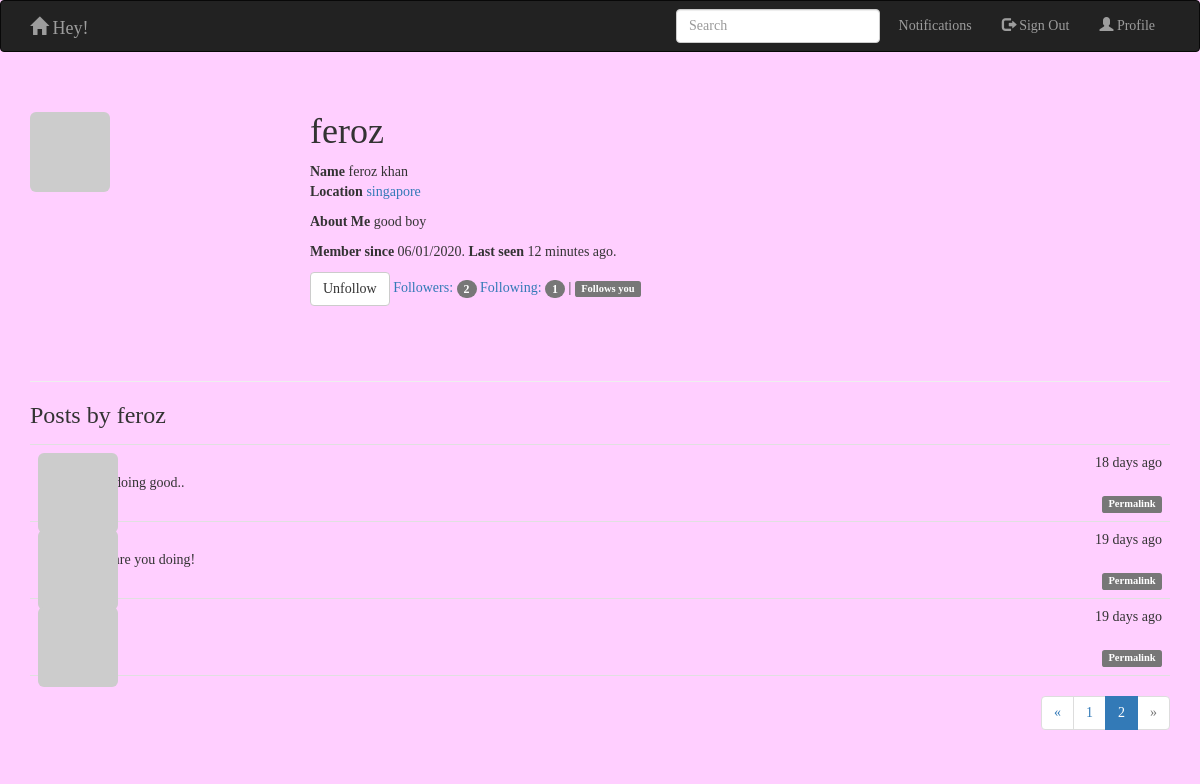
Screenshot of /user/feroz?page=2 (signed in) with the database file from the repository.
### app/models.py (models this page shows, shortened)
class User(UserMixin,db.Model):
    __tablename__ = 'users'
    id = db.Column(db.Integer, primary_key=True)
    email = db.Column(db.String(64), unique=True, index=True)
    username = db.Column(db.String(64), unique=True, index=True)
    password_hash = db.Column(db.String(128))
    role_id = db.Column(db.Integer, db.ForeignKey('roles.id'))
    name = db.Column(db.String(64))
    location = db.Column(db.String(64))
    about_me = db.Column(db.Text())
    member_since = db.Column(db.DateTime(),default=datetime.utcnow)
    last_seen = db.Column(db.DateTime(),default=datetime.utcnow)
    avatar_hash = db.Column(db.String(32))
    posts = db.relationship('Post', backref='author', lazy='dynamic')
    followed = db.relationship('Follow',backref=db.backref('follower',lazy = 'joined'),lazy='dynamic',cascade='all,delete-orphan',foreign_keys=[Follow.follower_id])
    followers = db.relationship('Follow', backref=db.backref('followed', lazy='joined'), lazy='dynamic',
                               cascade='all,delete-orphan', foreign_keys=[Follow.followed_id])
    def gravatar(self, size=100, default='identicon', rating='g'):
        if request.is_secure:
            url = 'https://secure.gravatar.com/avatar'
        else:
            url = 'http://www.gravatar.com/avatar'
        hash = self.avatar_hash or hashlib.md5(self.email.encode('utf-8')).hexdigest()
        return '{url}/{hash}?s={size}&d={default}&r={rating}'.format(
            url=url, hash=hash, size=size, default=default, rating=rating)
    @property
    def password(self):
        raise AttributeError('password is not a readable attribute')
    def ping(self):
        self.last_seen = datetime.utcnow()
        db.session.add(self)
    @login_manager.user_loader
    def load_user(user_id):
        return User.query.get(int(user_id))
    def can(self, permissions):
        return self.role is not None and (self.role.permissions & permissions) == permissions
    def is_administrator(self):
        return self.can(Permission.ADMINISTER)
    def is_following(self, user):
        return self.followed.filter_by(
            followed_id=user.id).first() is not None

class Post(db.Model):
    __tablename__ = 'posts'
    id = db.Column(db.Integer, primary_key=True)
    body = db.Column(db.Text)
    timestamp = db.Column(db.DateTime, index=True, default=datetime.utcnow)
    author_id = db.Column(db.Integer, db.ForeignKey('users.id'))

### app/main/hello.py (the view)
@main.route('/user/<username>')
def user(username):
    user = User.query.filter_by(username=username).first()
    if user is None:
        return render_template('404.html'), 404
    page = request.args.get('page', 1, type=int)
    pagination = user.posts.order_by(Post.timestamp.desc()).paginate(
        page, per_page=current_app.config['FLASKY_POSTS_PER_PAGE'],
        error_out=False)
    posts = pagination.items
    return render_template('user.html', user=user, posts = posts, pagination = pagination)

### app/auth/views.py (called while the page is built)
@auth.before_app_request
def before_request():
    if current_user.is_authenticated:
        current_user.ping()

### app/main/__init__.py (called while the page is built)
@main.app_context_processor
def inject_permissions():
    return dict(Permission=models.Permission)

### app/templates/user.html (shortened to what this page needs)
{% extends "base.html" %}
{% import "_macros.html" as macros %}
{% block page_content %}
<div class="page-header">
    <img class="img-rounded profile-thumbnail" src="{{ user.gravatar(size=256) }}">
    <div class="profile-header">
       <h1> {{ user.username }}</h1>
        {% if user.name or user.location %}
        <p>
            {% if user.name %} <b>Name</b> {{ user.name }} <br>{% endif %}
            {% if user.location %}
            <b>Location</b> <a href="http://maps.google.com/?q={{ user.location }}">{{ user.location }}</a><br>
            {% endif %}
        </p>
        {% endif %}
        {% if user.about_me %}<p> <b>About Me</b> {{ user.about_me }}</p>{% endif %}
        <p> <b>Member since</b> {{ moment(user.member_since).format('L') }}. <b>Last seen</b> {{ moment(user.last_seen).fromNow() }}. </p>
        {% if current_user.can(Permission.FOLLOW) and user != current_user %}
            {% if not current_user.is_following(user) %}
                <a href="{{ url_for('.follow', username=user.username) }}"  class="btn btn-primary">Follow</a>
            {% else %}
                <a href="{{ url_for('.unfollow', username=user.username) }}" class="btn btn-default">Unfollow</a>
            {% endif %}
        {% endif %}
        <a href="{{ url_for('.followers', username=user.username) }}">
            Followers: <span class="badge">{{ user.followers.count() -1 }}</span>
        </a>
        <a href="{{ url_for('.followed', username=user.username) }}">
            Following: <span class="badge">{{ user.followed.count() -1 }}</span>
        </a>
        {% if current_user.is_authenticated and user != current_user and user.is_following(current_user) %}
        | <span class="label label-default">Follows you</span>
        {% endif %}
    </div>
</div>
<h3>Posts by {{ user.username }}</h3>
{% include 'post.html' %}
<div class="pagination">
    {{ macros.pagination_widget(pagination, '.user', username=user.username) }}
</div>
{% endblock %}

### app/templates/post.html (shortened to what this page needs)
<ul class="posts">
    {% for post in posts %}
    <li class="post">
        <div class="post-thumbnail">
            <a href="{{ url_for('.user', username=post.author.username) }}">
                <img class="img-rounded profile-thumbnail" src="{{ post.author.gravatar(size=40) }}">
            </a>
        </div>
        <div class="post-content">
            <div class="post-date">{{ moment(post.timestamp).fromNow() }}</div>
            <div class="post-author"><a href="{{ url_for('.user', username=post.author.username) }}">{{ post.author.username }}</a></div>
            <div class="post-body">
                {% if post.body_html %}
                    {{ post.body_html | safe }}
                {% else %}
                    {{ post.body }}
                {% endif %}
            </div>
            <div class="post-footer">
                <a href="{{ url_for('.post', id=post.id) }}"><span class="label label-default">Permalink</span></a>
            </div>
        </div>
    </li>
    {% endfor %}
</ul>

### app/static/styles.css (style rules this page uses)
.profile-thumbnail { position: absolute; }
* { font-family:Verdana; }
body { background-color: #FFCFFF; }
.profile-header { min-height: 260px; margin-left: 280px; }
ul.posts { list-style-type: none; padding: 0px; margin: 16px 0px 0px 0px; border-top: 1px solid #e0e0e0; }
ul.posts li.post { padding: 8px; border-bottom: 1px solid #e0e0e0; }
div.post-date { float: right; }
div.post-author { font-weight: bold; }
div.post-thumbnail { position: absolute; }
div.post-content { margin-left: 48px; min-height: 48px; }
div.post-footer { text-align: right; }
div.pagination { width: 100%; text-align: right; padding: 0px; margin: 0px; }

### rows the page displays
User: username "feroz", name "feroz khan", location "singapore", about_me "good boy", member_since "06/01/2020", last_seen "12 minutes ago"
Post: timestamp "18 days ago", body "i am doing good.."
Post: timestamp "19 days ago", body "how are you doing!"
Post: timestamp "19 days ago"

### other values shown
{{ user.followers.count() -1 }} "2"
{{ user.followed.count() -1 }} "1"
{{ p }} "1"
{{ p }} "2"
